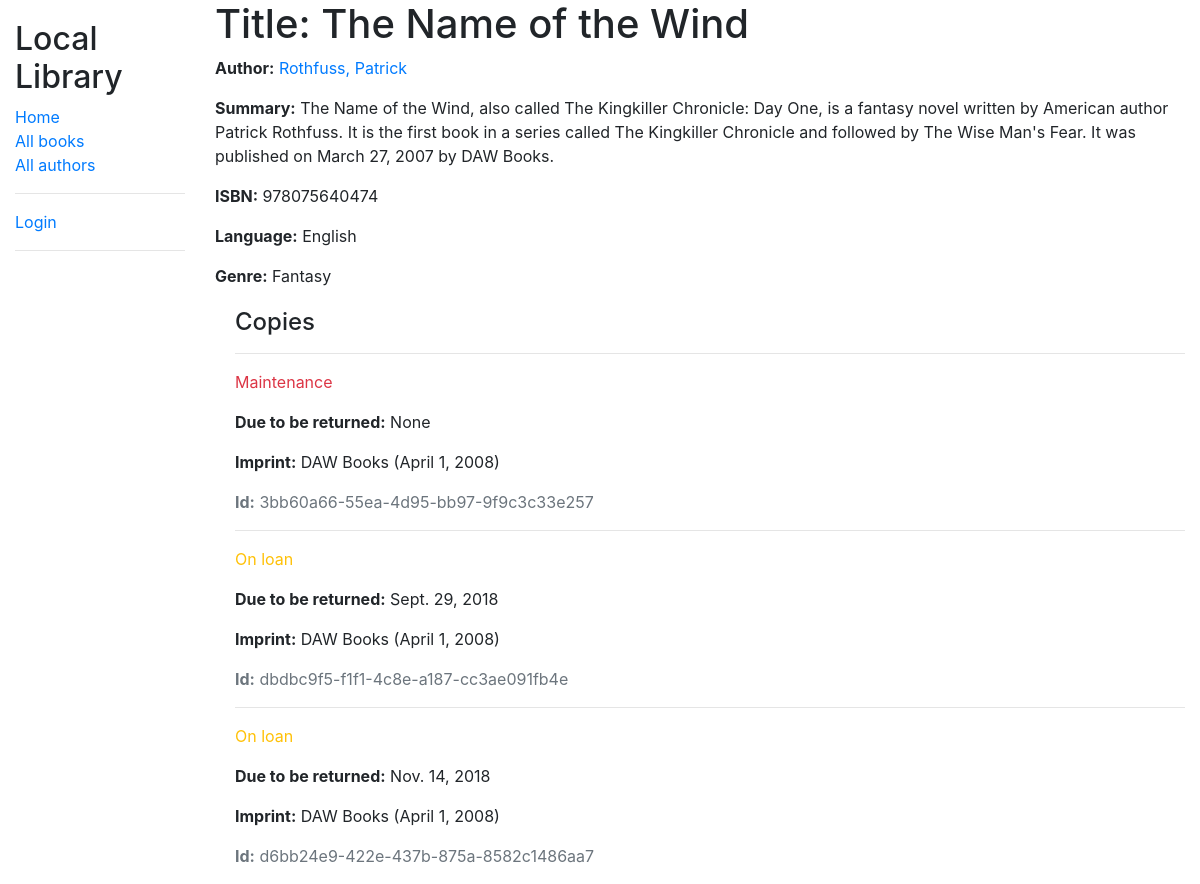
The page /catalog/book/1 on the database as committed earlier.
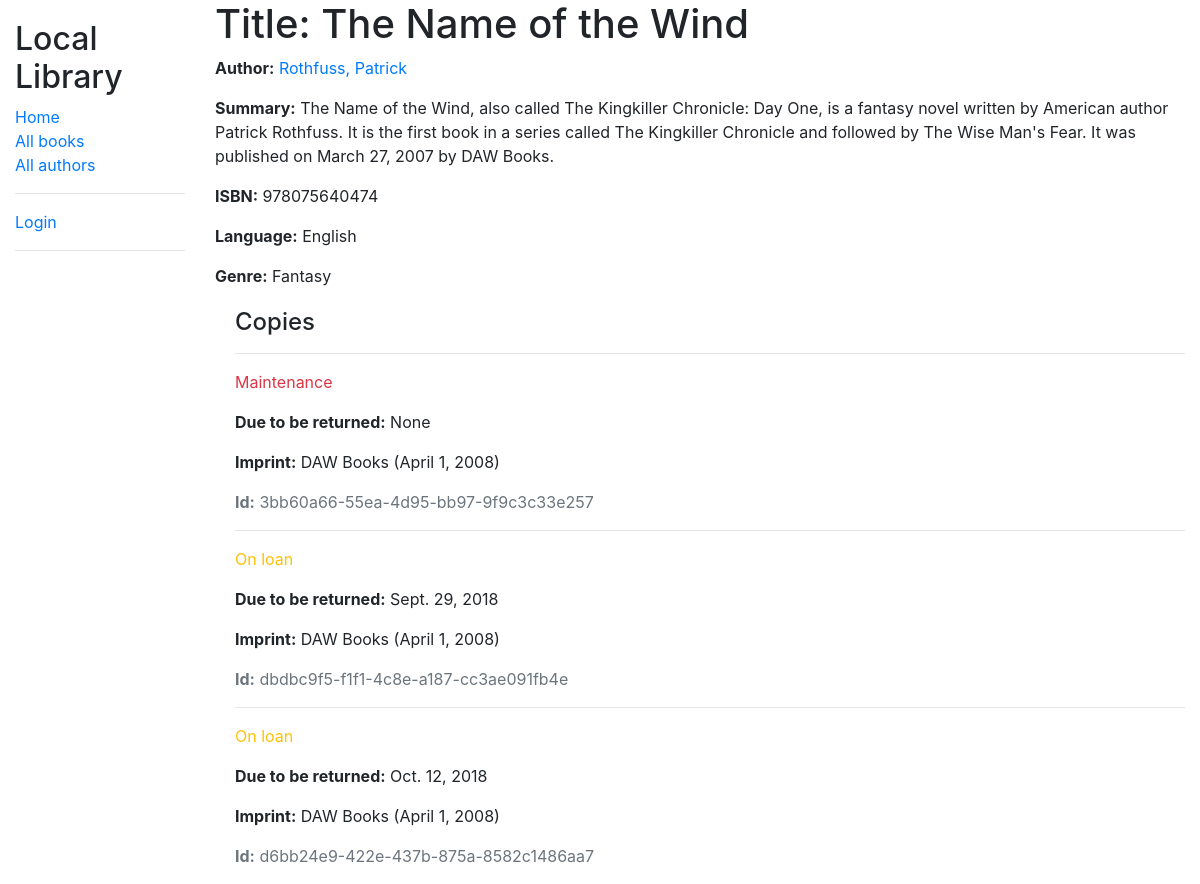
The same page on the database as committed later.
### catalog/models.py (models this page shows, shortened)
class BookInstance(models.Model):
    id = models.UUIDField(primary_key=True, default=uuid.uuid4, help_text='Unique ID for this particular book across whole library')
    book = models.ForeignKey('Book', on_delete=models.SET_NULL, null=True)
    imprint = models.CharField(max_length=200)
    due_back = models.DateField(null=True, blank=True)
    borrower = models.ForeignKey(User, on_delete=models.SET_NULL, null=True, blank=True)
    LOAN_STATUS = (
        ('m', 'Maintenance'),
        ('o', 'On loan'),
        ('a', 'Available'),
        ('r', 'Reserved'),
    )
    status = models.CharField(
        max_length=1,
        choices=LOAN_STATUS,
        blank=True,
        default='m',
        help_text='Book availability',
    )
    class Meta:
        ordering = ['due_back']
        permissions = (("can_mark_returned", "Set book as returned"),)

### catalog/views.py (the view)
# urls.py: path('book/<int:pk>', views.BookDetailView.as_view(), name='book-detail'),
class BookDetailView(generic.DetailView):
    model = Book

### catalog/models.py (called while the page is built)
    def __str__(self):
        return self.name

    def __str__(self):
        return self.name

    def get_absolute_url(self):
        return reverse('author-detail', args=[str(self.id)])

    def __str__(self):
        return '{}, {}'.format(self.last_name, self.first_name)

### catalog/templates/catalog/book_detail.html (shortened to what this page needs)
{% extends "base_generic.html" %}
{% block content %}
  <h1>Title: {{ book.title }}</h1>
  <p><strong>Author:</strong> <a href="{{ book.author.get_absolute_url }}">{{ book.author }}</a></p>
  <p><strong>Summary:</strong> {{ book.summary }}</p>
  <p><strong>ISBN:</strong> {{ book.isbn }}</p>
  <p><strong>Language:</strong> {{ book.language }}</p>
  <p><strong>Genre:</strong> {% for genre in book.genre.all %} {{ genre }}{% if not forloop.last %}, {% endif %}{% endfor %}</p>
  <div style="margin-left:20px;margin-top:20px">
    <h4>Copies</h4>
    {% for copy in book.bookinstance_set.all %}
      <hr>
      <p class="{% if copy.status == 'a' %}text-success{% elif copy.status == 'm' %}text-danger{% else %}text-warning{% endif %}">{{ copy.get_status_display }}</p>
      {% if copy.status != 'a' %}
        <p><strong>Due to be returned:</strong> {{copy.due_back}}</p>
      {% endif %}
      <p><strong>Imprint:</strong> {{copy.imprint}}</p>
      <p class="text-muted"><strong>Id:</strong> {{copy.id}}</p>
    {% endfor %}
  </div>
{% endblock %}

Rows that differ between the two databases and show on the page:
changed BookInstance "d6bb24e9-422e-437b-875a-8582c1486aa7": due_back "Nov. 14, 2018" → "Oct. 12, 2018"
